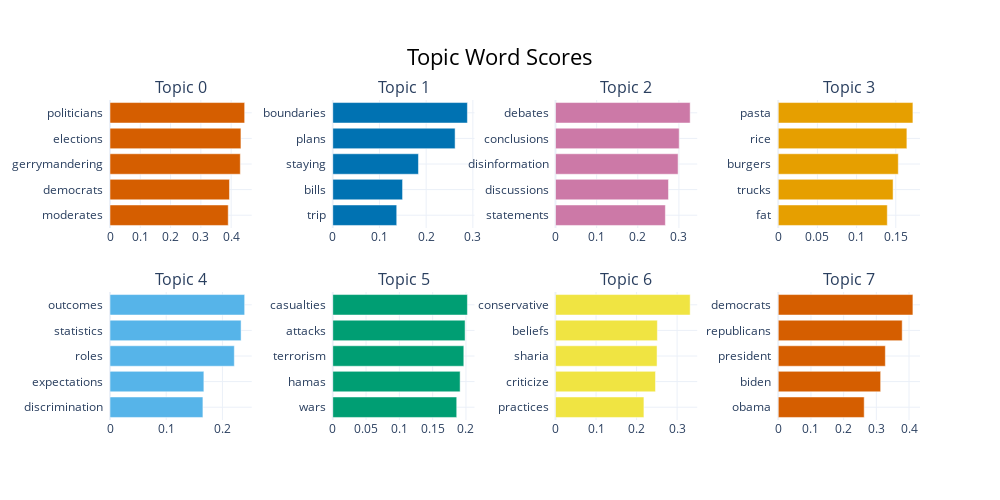

Notebook code cell kept with this figure:
### Code cell
topic_model.visualize_barchart()

### Figure 1 — Plotly figure (JSON) as saved in the notebook; plotly's stock layout.template omitted (floating-point values rounded to 4 significant figures)
{"data": [{"marker": {"color": "#D55E00"}, "orientation": "h", "type": "bar", "x": [0.3904, 0.3945, 0.4303, 0.4324, 0.4447], "xaxis": "x", "y": ["moderates  ", "democrats  ", "gerrymandering  ", "elections  ", "politicians  "], "yaxis": "y"}, {"marker": {"color": "#0072B2"}, "orientation": "h", "type": "bar", "x": [0.137, 0.1495, 0.1835, 0.262, 0.2883], "xaxis": "x2", "y": ["trip  ", "bills  ", "staying  ", "plans  ", "boundaries  "], "yaxis": "y2"}, {"marker": {"color": "#CC79A7"}, "orientation": "h", "type": "bar", "x": [0.2671, 0.2747, 0.298, 0.3007, 0.3274], "xaxis": "x3", "y": ["statements  ", "discussions  ", "disinformation  ", "conclusions  ", "debates  "], "yaxis": "y3"}, {"marker": {"color": "#E69F00"}, "orientation": "h", "type": "bar", "x": [0.1392, 0.1466, 0.1532, 0.1642, 0.1719], "xaxis": "x4", "y": ["fat  ", "trucks  ", "burgers  ", "rice  ", "pasta  "], "yaxis": "y4"}, {"marker": {"color": "#56B4E9"}, "orientation": "h", "type": "bar", "x": [0.1653, 0.167, 0.2211, 0.2332, 0.2396], "xaxis": "x5", "y": ["discrimination  ", "expectations  ", "roles  ", "statistics  ", "outcomes  "], "yaxis": "y5"}, {"marker": {"color": "#009E73"}, "orientation": "h", "type": "bar", "x": [0.1861, 0.1912, 0.1967, 0.1986, 0.2021], "xaxis": "x6", "y": ["wars  ", "hamas  ", "terrorism  ", "attacks  ", "casualties  "], "yaxis": "y6"}, {"marker": {"color": "#F0E442"}, "orientation": "h", "type": "bar", "x": [0.2181, 0.2466, 0.2505, 0.2513, 0.3322], "xaxis": "x7", "y": ["practices  ", "criticize  ", "sharia  ", "beliefs  ", "conservative  "], "yaxis": "y7"}, {"marker": {"color": "#D55E00"}, "orientation": "h", "type": "bar", "x": [0.2629, 0.3132, 0.3276, 0.3791, 0.4119], "xaxis": "x8", "y": ["obama  ", "biden  ", "president  ", "republicans  ", "democrats  "], "yaxis": "y8"}], "layout": {"annotations": [{"font": {"size": 16}, "showarrow": false, "text": "Topic 0", "x": 0.0875, "xanchor": "center", "xref": "paper", "y": 1, "yanchor": "bottom", "yref": "paper"}, {"font": {"size": 16}, "showarrow": false, "text": "Topic 1", "x": 0.3625, "xanchor": "center", "xref": "paper", "y": 1, "yanchor": "bottom", "yref": "paper"}, {"font": {"size": 16}, "showarrow": false, "text": "Topic 2", "x": 0.6375, "xanchor": "center", "xref": "paper", "y": 1, "yanchor": "bottom", "yref": "paper"}, {"font": {"size": 16}, "showarrow": false, "text": "Topic 3", "x": 0.9125, "xanchor": "center", "xref": "paper", "y": 1, "yanchor": "bottom", "yref": "paper"}, {"font": {"size": 16}, "showarrow": false, "text": "Topic 4", "x": 0.0875, "xanchor": "center", "xref": "paper", "y": 0.4, "yanchor": "bottom", "yref": "paper"}, {"font": {"size": 16}, "showarrow": false, "text": "Topic 5", "x": 0.3625, "xanchor": "center", "xref": "paper", "y": 0.4, "yanchor": "bottom", "yref": "paper"}, {"font": {"size": 16}, "showarrow": false, "text": "Topic 6", "x": 0.6375, "xanchor": "center", "xref": "paper", "y": 0.4, "yanchor": "bottom", "yref": "paper"}, {"font": {"size": 16}, "showarrow": false, "text": "Topic 7", "x": 0.9125, "xanchor": "center", "xref": "paper", "y": 0.4, "yanchor": "bottom", "yref": "paper"}], "height": 500, "hoverlabel": {"bgcolor": "white", "font": {"family": "Rockwell", "size": 16}}, "showlegend": false, "title": {"font": {"color": "Black", "size": 22}, "text": "Topic Word Scores", "x": 0.5, "xanchor": "center", "yanchor": "top"}, "width": 1000, "xaxis": {"anchor": "y", "domain": [0, 0.175], "showgrid": true}, "xaxis2": {"anchor": "y2", "domain": [0.275, 0.45], "showgrid": true}, "xaxis3": {"anchor": "y3", "domain": [0.55, 0.725], "showgrid": true}, "xaxis4": {"anchor": "y4", "domain": [0.825, 1], "showgrid": true}, "xaxis5": {"anchor": "y5", "domain": [0, 0.175], "showgrid": true}, "xaxis6": {"anchor": "y6", "domain": [0.275, 0.45], "showgrid": true}, "xaxis7": {"anchor": "y7", "domain": [0.55, 0.725], "showgrid": true}, "xaxis8": {"anchor": "y8", "domain": [0.825, 1], "showgrid": true}, "yaxis": {"anchor": "x", "domain": [0.6, 1], "showgrid": true}, "yaxis2": {"anchor": "x2", "domain": [0.6, 1], "showgrid": true}, "yaxis3": {"anchor": "x3", "domain": [0.6, 1], "showgrid": true}, "yaxis4": {"anchor": "x4", "domain": [0.6, 1], "showgrid": true}, "yaxis5": {"anchor": "x5", "domain": [0, 0.4], "showgrid": true}, "yaxis6": {"anchor": "x6", "domain": [0, 0.4], "showgrid": true}, "yaxis7": {"anchor": "x7", "domain": [0, 0.4], "showgrid": true}, "yaxis8": {"anchor": "x8", "domain": [0, 0.4], "showgrid": true}}}
